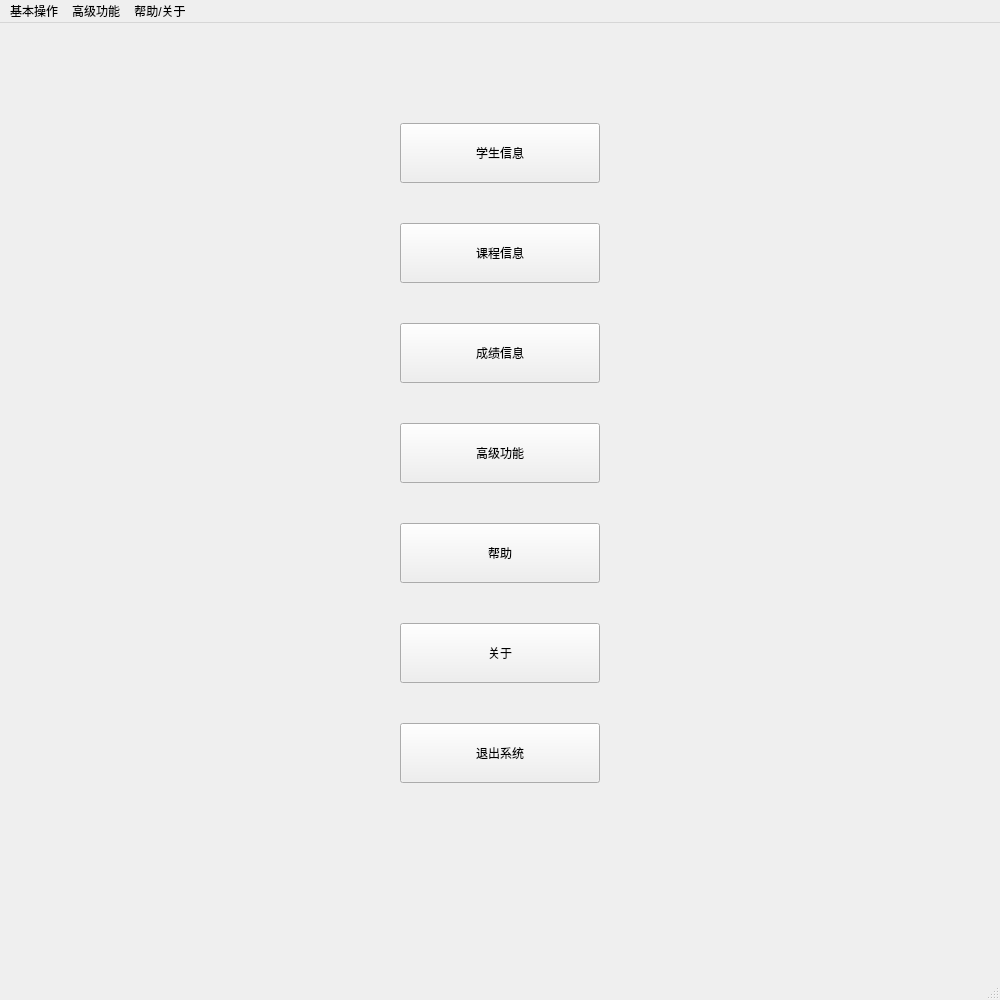
<?xml version="1.0" encoding="UTF-8"?>
<ui version="4.0">
 <class>MainWindow</class>
 <widget class="QMainWindow" name="MainWindow">
  <property name="geometry">
   <rect>
    <x>0</x>
    <y>0</y>
    <width>1000</width>
    <height>1000</height>
   </rect>
  </property>
  <property name="minimumSize">
   <size>
    <width>0</width>
    <height>0</height>
   </size>
  </property>
  <property name="windowTitle">
   <string>学生成绩管理系统</string>
  </property>
  <widget class="QWidget" name="centralWidget">
   <widget class="QPushButton" name="help">
    <property name="geometry">
     <rect>
      <x>400</x>
      <y>500</y>
      <width>200</width>
      <height>60</height>
     </rect>
    </property>
    <property name="text">
     <string>帮助</string>
    </property>
   </widget>
   <widget class="QPushButton" name="about">
    <property name="geometry">
     <rect>
      <x>400</x>
      <y>600</y>
      <width>200</width>
      <height>60</height>
     </rect>
    </property>
    <property name="text">
     <string>关于</string>
    </property>
   </widget>
   <widget class="QPushButton" name="course">
    <property name="geometry">
     <rect>
      <x>400</x>
      <y>200</y>
      <width>200</width>
      <height>60</height>
     </rect>
    </property>
    <property name="text">
     <string>课程信息</string>
    </property>
   </widget>
   <widget class="QPushButton" name="student">
    <property name="geometry">
     <rect>
      <x>400</x>
      <y>100</y>
      <width>200</width>
      <height>60</height>
     </rect>
    </property>
    <property name="text">
     <string>学生信息</string>
    </property>
   </widget>
   <widget class="QPushButton" name="exit">
    <property name="geometry">
     <rect>
      <x>400</x>
      <y>700</y>
      <width>200</width>
      <height>60</height>
     </rect>
    </property>
    <property name="text">
     <string>退出系统</string>
    </property>
   </widget>
   <widget class="QPushButton" name="advance">
    <property name="geometry">
     <rect>
      <x>400</x>
      <y>400</y>
      <width>200</width>
      <height>60</height>
     </rect>
    </property>
    <property name="text">
     <string>高级功能</string>
    </property>
   </widget>
   <widget class="QPushButton" name="grade">
    <property name="geometry">
     <rect>
      <x>400</x>
      <y>300</y>
      <width>200</width>
      <height>60</height>
     </rect>
    </property>
    <property name="text">
     <string>成绩信息</string>
    </property>
   </widget>
  </widget>
  <widget class="QMenuBar" name="menuBar">
   <property name="geometry">
    <rect>
     <x>0</x>
     <y>0</y>
     <width>1000</width>
     <height>23</height>
    </rect>
   </property>
   <widget class="QMenu" name="menu">
    <property name="title">
     <string>基本操作</string>
    </property>
    <widget class="QMenu" name="menu_4">
     <property name="title">
      <string>学生信息</string>
     </property>
     <addaction name="action_add_student"/>
     <addaction name="action_read_student"/>
    </widget>
    <widget class="QMenu" name="menu_5">
     <property name="title">
      <string>课程信息</string>
     </property>
     <addaction name="action_add_course"/>
     <addaction name="action_read_course"/>
    </widget>
    <widget class="QMenu" name="menu_6">
     <property name="title">
      <string>成绩信息</string>
     </property>
     <addaction name="separator"/>
     <addaction name="action_add_grade"/>
     <addaction name="action_read_grade"/>
    </widget>
    <addaction name="separator"/>
    <addaction name="menu_4"/>
    <addaction name="menu_5"/>
    <addaction name="menu_6"/>
   </widget>
   <widget class="QMenu" name="menu_2">
    <property name="title">
     <string>高级功能</string>
    </property>
    <addaction name="action_stu_gra"/>
    <addaction name="action_cou_gra"/>
    <addaction name="action_gpa"/>
   </widget>
   <widget class="QMenu" name="menu_3">
    <property name="title">
     <string>帮助/关于</string>
    </property>
    <addaction name="action_help"/>
    <addaction name="action_about"/>
   </widget>
   <addaction name="menu"/>
   <addaction name="menu_2"/>
   <addaction name="menu_3"/>
  </widget>
  <widget class="QStatusBar" name="statusBar"/>
  <action name="action_stu_gra">
   <property name="text">
    <string>打印学生成绩单</string>
   </property>
  </action>
  <action name="action_cou_gra">
   <property name="text">
    <string>打印课程所有学生成绩</string>
   </property>
  </action>
  <action name="action_gpa">
   <property name="text">
    <string>查看平均学分绩和排名</string>
   </property>
  </action>
  <action name="action_help">
   <property name="text">
    <string>帮助</string>
   </property>
  </action>
  <action name="action_about">
   <property name="text">
    <string>关于</string>
   </property>
  </action>
  <action name="action_add_student">
   <property name="text">
    <string>添加学生信息</string>
   </property>
  </action>
  <action name="action_read_student">
   <property name="text">
    <string>查看/修改/删除学生信息</string>
   </property>
  </action>
  <action name="action_add_course">
   <property name="text">
    <string>添加课程信息</string>
   </property>
  </action>
  <action name="action_read_course">
   <property name="text">
    <string>查看/修改/删除课程信息</string>
   </property>
  </action>
  <action name="action_read_grade">
   <property name="text">
    <string>查看/修改/删成绩信息</string>
   </property>
  </action>
  <action name="action_add_grade">
   <property name="text">
    <string>添加成绩信息</string>
   </property>
  </action>
 </widget>
 <layoutdefault spacing="6" margin="11"/>
 <resources/>
 <connections>
  <connection>
   <sender>exit</sender>
   <signal>clicked()</signal>
   <receiver>MainWindow</receiver>
   <slot>close()</slot>
   <hints>
    <hint type="sourcelabel">
     <x>195</x>
     <y>259</y>
    </hint>
    <hint type="destinationlabel">
     <x>190</x>
     <y>294</y>
    </hint>
   </hints>
  </connection>
 </connections>
</ui>
